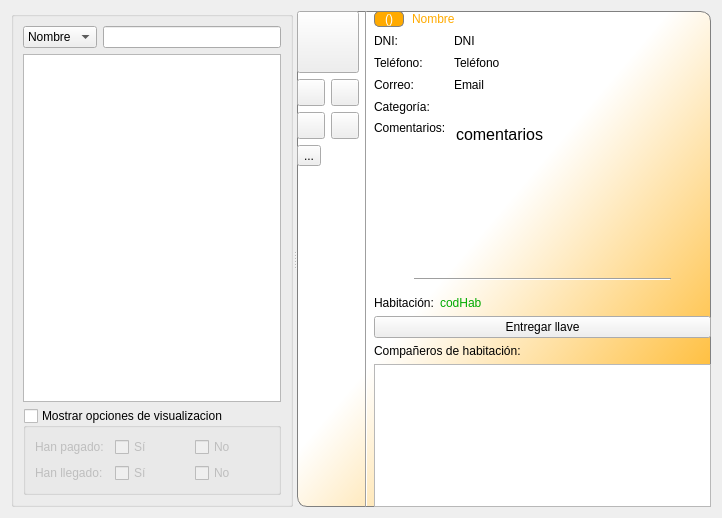
<?xml version="1.0" encoding="UTF-8"?>
<ui version="4.0">
 <class>MyAcolitoAsistentes</class>
 <widget class="QWidget" name="MyAcolitoAsistentes">
  <property name="geometry">
   <rect>
    <x>0</x>
    <y>0</y>
    <width>722</width>
    <height>518</height>
   </rect>
  </property>
  <property name="windowTitle">
   <string>Form</string>
  </property>
  <layout class="QVBoxLayout" name="verticalLayout_5">
   <item>
    <widget class="QSplitter" name="splitter">
     <property name="orientation">
      <enum>Qt::Horizontal</enum>
     </property>
     <widget class="QGroupBox" name="groupBox">
      <property name="title">
       <string/>
      </property>
      <layout class="QVBoxLayout" name="verticalLayout">
       <item>
        <layout class="QHBoxLayout" name="horizontalLayout">
         <item>
          <widget class="QComboBox" name="searchComboBox">
           <item>
            <property name="text">
             <string>Nombre</string>
            </property>
            <property name="icon">
             <iconset resource="acolitoRC.qrc">
              <normaloff>:/acolitos/iconos/buscar</normaloff>:/acolitos/iconos/buscar</iconset>
            </property>
           </item>
           <item>
            <property name="text">
             <string>DNI</string>
            </property>
            <property name="icon">
             <iconset resource="acolitoRC.qrc">
              <normaloff>:/acolitos/iconos/buscar</normaloff>:/acolitos/iconos/buscar</iconset>
            </property>
           </item>
           <item>
            <property name="text">
             <string>Email</string>
            </property>
            <property name="icon">
             <iconset resource="acolitoRC.qrc">
              <normaloff>:/acolitos/iconos/buscar</normaloff>:/acolitos/iconos/buscar</iconset>
            </property>
           </item>
          </widget>
         </item>
         <item>
          <widget class="QLineEdit" name="searchLine"/>
         </item>
        </layout>
       </item>
       <item>
        <widget class="QTableView" name="vistaAsistentes">
         <property name="selectionMode">
          <enum>QAbstractItemView::ExtendedSelection</enum>
         </property>
         <property name="selectionBehavior">
          <enum>QAbstractItemView::SelectRows</enum>
         </property>
        </widget>
       </item>
       <item>
        <widget class="QGroupBox" name="visualizacionBox">
         <property name="title">
          <string>Mostrar opciones de visualizacion</string>
         </property>
         <property name="checkable">
          <bool>true</bool>
         </property>
         <property name="checked">
          <bool>false</bool>
         </property>
         <layout class="QGridLayout" name="gridLayout">
          <item row="0" column="0">
           <widget class="QLabel" name="pagoLabel">
            <property name="text">
             <string>Han pagado:</string>
            </property>
           </widget>
          </item>
          <item row="0" column="1">
           <widget class="QCheckBox" name="siPagoCheckBox">
            <property name="text">
             <string>Sí</string>
            </property>
           </widget>
          </item>
          <item row="0" column="2">
           <widget class="QCheckBox" name="noPagoCheckBox">
            <property name="text">
             <string>No</string>
            </property>
           </widget>
          </item>
          <item row="1" column="0">
           <widget class="QLabel" name="llegadaLabel">
            <property name="text">
             <string>Han llegado:</string>
            </property>
           </widget>
          </item>
          <item row="1" column="1">
           <widget class="QCheckBox" name="siLlegadaCheckBox">
            <property name="text">
             <string>Sí</string>
            </property>
           </widget>
          </item>
          <item row="1" column="2">
           <widget class="QCheckBox" name="noLlegadaCheckBox">
            <property name="text">
             <string>No</string>
            </property>
           </widget>
          </item>
         </layout>
        </widget>
       </item>
      </layout>
     </widget>
     <widget class="QWidget" name="asistenteWidget" native="true">
      <property name="styleSheet">
       <string notr="true">QWidget#asistenteWidget
{
	background-color: qlineargradient(spread:pad, x1:0.449, y1:0.443, x2:1, y2:1, stop:0 rgba(255, 255, 255, 255), stop:1 rgba(255, 170, 0, 255));
   border: 1px solid grey;
   border-radius: 10px;
}

QLineEdit
{
 
	background-color: rgba(255, 255, 255, 0);
    border: no;
    
	font: 12pt &quot;MS Shell Dlg 2&quot;;
}

QTextBrowser
{
 
	background-color: rgba(255, 255, 255, 0);
    border: no;
    
	font: 12pt &quot;MS Shell Dlg 2&quot;;
}

QLineEdit#nombreLine
{
	color: rgb(255, 170, 0);
}

QLabel
{
	background-color: rgba(255, 255, 255, 0);
    border: no;
    
	font: 12pt &quot;MS Shell Dlg 2&quot;;
}

QComboBox
{
	background-color: rgba(255, 255, 255, 0);
    border: no;
    
	font: 12pt &quot;MS Shell Dlg 2&quot;;
}

QComboBox::drop-down
{
 border-right: no
}
</string>
      </property>
      <layout class="QHBoxLayout" name="horizontalLayout_4">
       <item>
        <layout class="QVBoxLayout" name="verticalLayout_3">
         <item>
          <widget class="AcolitoBinaryToolButton" name="botonActivo">
           <property name="minimumSize">
            <size>
             <width>62</width>
             <height>62</height>
            </size>
           </property>
           <property name="maximumSize">
            <size>
             <width>62</width>
             <height>62</height>
            </size>
           </property>
           <property name="toolTip">
            <string>Pulsa para indicar que la persona ha llegado y ha recogido su acreditación</string>
           </property>
           <property name="text">
            <string/>
           </property>
           <property name="icon">
            <iconset resource="acolitoRC.qrc">
             <normaloff>:/acolitos/iconos/falseIcon</normaloff>:/acolitos/iconos/falseIcon</iconset>
           </property>
           <property name="iconSize">
            <size>
             <width>52</width>
             <height>52</height>
            </size>
           </property>
          </widget>
         </item>
         <item>
          <layout class="QGridLayout" name="gridLayout_3">
           <item row="0" column="0">
            <widget class="AcolitoVariantButton" name="imprimirButton">
             <property name="toolTip">
              <string>Imprimir asistente</string>
             </property>
             <property name="text">
              <string/>
             </property>
             <property name="icon">
              <iconset resource="acolitoRC.qrc">
               <normaloff>:/acolitos/iconos/imprimir</normaloff>:/acolitos/iconos/imprimir</iconset>
             </property>
             <property name="iconSize">
              <size>
               <width>20</width>
               <height>20</height>
              </size>
             </property>
            </widget>
           </item>
           <item row="0" column="1">
            <widget class="QToolButton" name="habButton">
             <property name="toolTip">
              <string>Alojar o cambiar al grupo de habitacion</string>
             </property>
             <property name="text">
              <string/>
             </property>
             <property name="icon">
              <iconset resource="acolitoRC.qrc">
               <normaloff>:/acolitos/iconos/habitacion</normaloff>:/acolitos/iconos/habitacion</iconset>
             </property>
             <property name="iconSize">
              <size>
               <width>20</width>
               <height>20</height>
              </size>
             </property>
            </widget>
           </item>
           <item row="1" column="0">
            <widget class="AcolitoVariantButton" name="grupoButton">
             <property name="toolTip">
              <string>Cambiar al asistente de habitacion.</string>
             </property>
             <property name="text">
              <string/>
             </property>
             <property name="icon">
              <iconset resource="acolitoRC.qrc">
               <normaloff>:/acolitos/iconos/editarGrupo</normaloff>:/acolitos/iconos/editarGrupo</iconset>
             </property>
             <property name="iconSize">
              <size>
               <width>20</width>
               <height>20</height>
              </size>
             </property>
            </widget>
           </item>
           <item row="1" column="1">
            <widget class="QToolButton" name="separarButton">
             <property name="toolTip">
              <string>Separa al asistente de su grupo</string>
             </property>
             <property name="text">
              <string/>
             </property>
             <property name="icon">
              <iconset resource="acolitoRC.qrc">
               <normaloff>:/acolitos/iconos/separar</normaloff>:/acolitos/iconos/separar</iconset>
             </property>
             <property name="iconSize">
              <size>
               <width>20</width>
               <height>20</height>
              </size>
             </property>
            </widget>
           </item>
           <item row="2" column="0">
            <widget class="AcolitoVariantButton" name="exportarButton">
             <property name="toolTip">
              <string>Guarda los datos del asistente en PDF o en ODT (Libre Office y MS Word)</string>
             </property>
             <property name="text">
              <string>...</string>
             </property>
             <property name="icon">
              <iconset resource="acolitoRC.qrc">
               <normaloff>:/acolitos/iconos/exportar</normaloff>:/acolitos/iconos/exportar</iconset>
             </property>
             <property name="iconSize">
              <size>
               <width>20</width>
               <height>20</height>
              </size>
             </property>
            </widget>
           </item>
          </layout>
         </item>
         <item>
          <spacer name="verticalSpacer">
           <property name="orientation">
            <enum>Qt::Vertical</enum>
           </property>
           <property name="sizeHint" stdset="0">
            <size>
             <width>20</width>
             <height>40</height>
            </size>
           </property>
          </spacer>
         </item>
        </layout>
       </item>
       <item>
        <widget class="Line" name="line">
         <property name="orientation">
          <enum>Qt::Vertical</enum>
         </property>
        </widget>
       </item>
       <item>
        <layout class="QVBoxLayout" name="verticalLayout_4">
         <item>
          <layout class="QHBoxLayout" name="horizontalLayout_3">
           <item>
            <widget class="QLabel" name="idLabel">
             <property name="minimumSize">
              <size>
               <width>30</width>
               <height>0</height>
              </size>
             </property>
             <property name="maximumSize">
              <size>
               <width>30</width>
               <height>16777215</height>
              </size>
             </property>
             <property name="styleSheet">
              <string notr="true">QLabel
{
    border: 1px solid grey;
    border-radius: 5px;
    
	background-color: rgb(255, 170, 0);
	color: rgb(255, 255, 255);
}
</string>
             </property>
             <property name="text">
              <string>()</string>
             </property>
             <property name="alignment">
              <set>Qt::AlignCenter</set>
             </property>
            </widget>
           </item>
           <item>
            <widget class="QLineEdit" name="nombreLine">
             <property name="text">
              <string>Nombre</string>
             </property>
            </widget>
           </item>
          </layout>
         </item>
         <item>
          <layout class="QGridLayout" name="gridLayout_2">
           <item row="0" column="0">
            <widget class="QLabel" name="label">
             <property name="text">
              <string>DNI:</string>
             </property>
            </widget>
           </item>
           <item row="0" column="1">
            <widget class="QLineEdit" name="dniLine">
             <property name="text">
              <string>DNI</string>
             </property>
            </widget>
           </item>
           <item row="1" column="0">
            <widget class="QLabel" name="label_2">
             <property name="text">
              <string>Teléfono:</string>
             </property>
            </widget>
           </item>
           <item row="1" column="1">
            <widget class="QLineEdit" name="telefonoLine">
             <property name="text">
              <string>Teléfono</string>
             </property>
            </widget>
           </item>
           <item row="2" column="0">
            <widget class="QLabel" name="label_3">
             <property name="text">
              <string>Correo:</string>
             </property>
            </widget>
           </item>
           <item row="2" column="1">
            <widget class="QLineEdit" name="mailLine">
             <property name="text">
              <string>Email</string>
             </property>
            </widget>
           </item>
           <item row="3" column="0">
            <widget class="QLabel" name="label_4">
             <property name="text">
              <string>Categoría:</string>
             </property>
            </widget>
           </item>
           <item row="3" column="1">
            <widget class="AcolitoTextComboBox" name="categoriasComboBox"/>
           </item>
           <item row="4" column="0">
            <widget class="QLabel" name="label_6">
             <property name="text">
              <string>Comentarios:</string>
             </property>
            </widget>
           </item>
           <item row="4" column="1" rowspan="2">
            <widget class="QTextBrowser" name="comentariosBrowser">
             <property name="font">
              <font>
               <family>MS Shell Dlg 2</family>
               <pointsize>12</pointsize>
               <weight>50</weight>
               <italic>false</italic>
               <bold>false</bold>
              </font>
             </property>
             <property name="readOnly">
              <bool>false</bool>
             </property>
             <property name="html">
              <string>&lt;!DOCTYPE HTML PUBLIC &quot;-//W3C//DTD HTML 4.0//EN&quot; &quot;http://www.w3.org/TR/REC-html40/strict.dtd&quot;&gt;
&lt;html&gt;&lt;head&gt;&lt;meta name=&quot;qrichtext&quot; content=&quot;1&quot; /&gt;&lt;style type=&quot;text/css&quot;&gt;
p, li { white-space: pre-wrap; }
&lt;/style&gt;&lt;/head&gt;&lt;body style=&quot; font-family:'MS Shell Dlg 2'; font-size:12pt; font-weight:400; font-style:normal;&quot;&gt;
&lt;p style=&quot; margin-top:0px; margin-bottom:0px; margin-left:0px; margin-right:0px; -qt-block-indent:0; text-indent:0px;&quot;&gt;comentarios&lt;/p&gt;&lt;/body&gt;&lt;/html&gt;</string>
             </property>
            </widget>
           </item>
           <item row="5" column="0">
            <spacer name="verticalSpacer_2">
             <property name="orientation">
              <enum>Qt::Vertical</enum>
             </property>
             <property name="sizeHint" stdset="0">
              <size>
               <width>20</width>
               <height>40</height>
              </size>
             </property>
            </spacer>
           </item>
          </layout>
         </item>
         <item>
          <layout class="QHBoxLayout" name="horizontalLayout_2">
           <item>
            <spacer name="horizontalSpacer">
             <property name="orientation">
              <enum>Qt::Horizontal</enum>
             </property>
             <property name="sizeType">
              <enum>QSizePolicy::Minimum</enum>
             </property>
             <property name="sizeHint" stdset="0">
              <size>
               <width>40</width>
               <height>20</height>
              </size>
             </property>
            </spacer>
           </item>
           <item>
            <widget class="Line" name="line_2">
             <property name="sizePolicy">
              <sizepolicy hsizetype="Expanding" vsizetype="Fixed">
               <horstretch>0</horstretch>
               <verstretch>0</verstretch>
              </sizepolicy>
             </property>
             <property name="orientation">
              <enum>Qt::Horizontal</enum>
             </property>
            </widget>
           </item>
           <item>
            <spacer name="horizontalSpacer_2">
             <property name="orientation">
              <enum>Qt::Horizontal</enum>
             </property>
             <property name="sizeType">
              <enum>QSizePolicy::Minimum</enum>
             </property>
             <property name="sizeHint" stdset="0">
              <size>
               <width>40</width>
               <height>20</height>
              </size>
             </property>
            </spacer>
           </item>
          </layout>
         </item>
         <item>
          <layout class="QGridLayout" name="gridLayout_4">
           <item row="0" column="0">
            <widget class="QLabel" name="label_8">
             <property name="sizePolicy">
              <sizepolicy hsizetype="Preferred" vsizetype="Preferred">
               <horstretch>0</horstretch>
               <verstretch>0</verstretch>
              </sizepolicy>
             </property>
             <property name="text">
              <string>Habitación:</string>
             </property>
            </widget>
           </item>
           <item row="0" column="1">
            <widget class="QLabel" name="habLabel">
             <property name="sizePolicy">
              <sizepolicy hsizetype="MinimumExpanding" vsizetype="Preferred">
               <horstretch>0</horstretch>
               <verstretch>0</verstretch>
              </sizepolicy>
             </property>
             <property name="styleSheet">
              <string notr="true">QLabel
{
	color: rgb(0, 170, 0);
}</string>
             </property>
             <property name="text">
              <string>codHab</string>
             </property>
            </widget>
           </item>
           <item row="1" column="0" colspan="2">
            <widget class="QPushButton" name="llaveButton">
             <property name="text">
              <string>Entregar llave</string>
             </property>
             <property name="icon">
              <iconset resource="acolitoRC.qrc">
               <normaloff>:/acolitos/iconos/habAbierta</normaloff>:/acolitos/iconos/habAbierta</iconset>
             </property>
            </widget>
           </item>
          </layout>
         </item>
         <item>
          <layout class="QVBoxLayout" name="verticalLayout_2">
           <item>
            <widget class="QLabel" name="label_5">
             <property name="text">
              <string>Compañeros de habitación:</string>
             </property>
            </widget>
           </item>
           <item>
            <widget class="QTableView" name="vistaGrupo">
             <property name="styleSheet">
              <string notr="true">QLineEdit
{
	font: 9pt &quot;Segoe UI&quot;;
}

QComboBox
{
	font: 9pt &quot;Segoe UI&quot;;
}</string>
             </property>
            </widget>
           </item>
          </layout>
         </item>
        </layout>
       </item>
      </layout>
     </widget>
    </widget>
   </item>
  </layout>
 </widget>
 <customwidgets>
  <customwidget>
   <class>AcolitoBinaryToolButton</class>
   <extends>QToolButton</extends>
   <header>acolitobinarytoolbutton.h</header>
  </customwidget>
  <customwidget>
   <class>AcolitoVariantButton</class>
   <extends>QToolButton</extends>
   <header>acolitovariantbutton.h</header>
  </customwidget>
  <customwidget>
   <class>AcolitoTextComboBox</class>
   <extends>QComboBox</extends>
   <header>acolitotextcombobox.h</header>
  </customwidget>
 </customwidgets>
 <resources>
  <include location="acolitoRC.qrc"/>
 </resources>
 <connections/>
</ui>
